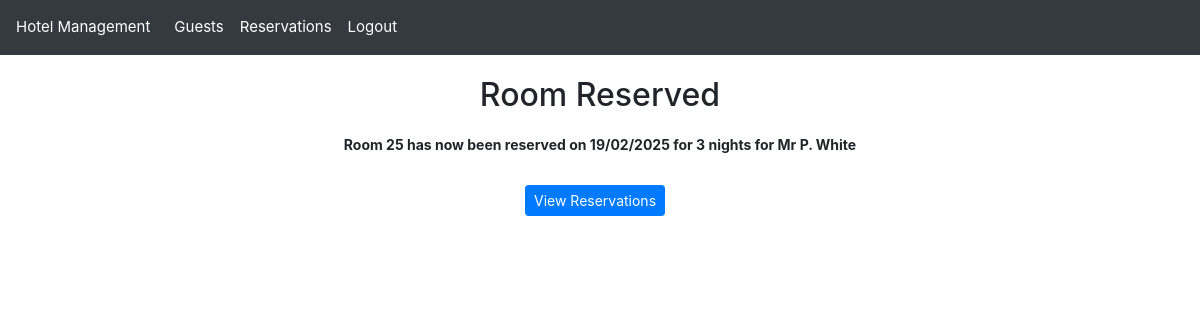
The app's page /reservation/10/confirmed (signed in) with its own data.
### hotel_app/models.py (models this page shows, shortened)
class Reservation(models.Model):
    STATUS_CHOICES = [
        ("RE", "Reserved"),  # Initial reservation status
        ("IN", "Checked In"),  # Guest has arrived and checked in
        ("OT", "Checked Out"),  # Guest has completed their stay
    ]
    reservation_id = models.AutoField(
        primary_key=True,
        help_text="Unique identifier for the reservation"
    )
    guest = models.ForeignKey(
        Guest,
        null=True,
        on_delete=models.SET_NULL,
        related_name="reservations",
        help_text="Guest making the reservation"
    )
    room_number = models.ForeignKey(
        Room,
        null=True,
        on_delete=models.SET_NULL,
        related_name="reservations",
        help_text="Room assigned to this reservation"
    )
    reservation_date_time = models.DateTimeField(
        help_text="Date and time when the reservation was made"
    )
    price = models.DecimalField(
        max_digits=6,
        decimal_places=2,
        help_text="Total price for the entire stay"
    )
    amount_paid = models.DecimalField(
        max_digits=6,
        decimal_places=2,
        help_text="Amount already paid by the guest"
    )
    number_of_guests = models.PositiveSmallIntegerField(
        help_text="Number of guests staying in the room"
    )
    start_of_stay = models.DateField(
        help_text="Check-in date"
    )
    length_of_stay = models.PositiveSmallIntegerField(
        help_text="Number of nights booked"
    )
    status_code = models.CharField(
        max_length=2,
        choices=STATUS_CHOICES,
        help_text="Current status of the reservation"
    )
    notes = models.TextField(
        max_length=500,
        blank=True,
        null=True,
        help_text="Additional notes or special requests for the reservation"
    )

class Room(models.Model):
    room_number = models.IntegerField(
        primary_key=True,
        unique=True,
        help_text="Unique identifier for the room (e.g., 101, 102, etc.)"
    )
    room_type = models.ForeignKey(
        RoomType,
        null=True,
        on_delete=models.SET_NULL,
        related_name="rooms",
        help_text="The type/category of this room, determining its features and price"
    )
    def __str__(self):
        room_str = f"{self.room_number}"
        logger.info(f"Room __str__ called: {room_str}")
        return room_str

class Guest(models.Model):
    guest_id = models.AutoField(primary_key=True)  # Unique identifier for each guest
    title = models.CharField(max_length=10)  # Guest's title (Mr., Mrs., Ms., etc.)
    first_name = models.CharField(max_length=50)  # Guest's first name
    last_name = models.CharField(max_length=50)  # Guest's last name
    phone_number = models.CharField(max_length=11)  # Contact phone number
    email = models.EmailField(max_length=320)  # Contact email address
    address_line1 = models.CharField(max_length=80)  # Primary address line
    address_line2 = models.CharField(max_length=80, blank=True, null=True)  # Secondary address line (optional)
    city = models.CharField(max_length=80)  # City of residence
    county = models.CharField(max_length=80)  # County/state/region
    postcode = models.CharField(max_length=8)  # Postal/ZIP code
    @property
    def display_name(self):
        display_name = f"{self.title} {self.first_name[0]}. {self.last_name}"
        logger.info(f"Guest display_name property called: {display_name}")
        return display_name

### hotel_app/views.py (the view)
# urls.py: path('reservation/<int:reservation_id>/confirmed', views.reservation_confirmed_view, name="reservation_confirmed"), # Show Reservation Confirmation
@login_required
def reservation_confirmed_view(request, reservation_id):
    logger.info(f"Accessing reservation confirmation for reservation_id: {reservation_id}")
    try:
        reservation = Reservation.objects.get(reservation_id=reservation_id)
        logger.info(f"Found reservation for guest: {reservation.guest.display_name}, "
                   f"Room: {reservation.room_number.room_number}, "
                   f"Check-in: {reservation.start_of_stay}")
        logger.info("Rendering reservation confirmation page")
        return render(request, 'reservation_confirmed.html',
                     {'reservation': reservation})
    except Reservation.DoesNotExist:
        logger.error(f"Attempted to access non-existent reservation ID: {reservation_id}")
        raise

### hotel_app/templatetags/custom_filters.py (called while the page is built)
@register.filter(name='is_in_group')
def is_in_group(user, group_name):
    return user.groups.filter(name=group_name).exists()

### hotel_app/templates/reservation_confirmed.html (shortened to what this page needs)
{% extends "base.html" %}
{% block content %}
  <h2 class="confirm-header">Room Reserved</h2>
  <p class="confirm-context">Room {{ reservation.room_number }} has now been reserved on {{ reservation.start_of_stay|date:"d/m/Y" }} for {{ reservation.length_of_stay }} nights for {{ reservation.guest.display_name }}</p>
  <form  method="post" class="text-center">
    <div class="button-group">
      <a href="{% url 'reservation_list' %}" class="btn btn-primary btn-sm" role="button">View Reservations</a>
    </div>
  </form>
{% endblock content %}

### static/css/styles.css (style rules this page uses)
body { padding-top: 56px; font-size: 14px; }
.confirm-header { text-align: center; margin-bottom: 20px; }
.confirm-context { font-weight: bold; text-align: center; margin-bottom: 30px; }
.button-group a, button { margin-right: 10px; }

### records on screen
Reservation: room_number "25", start_of_stay "19/02/2025", length_of_stay "3", guest.display_name "Mr P. White"
